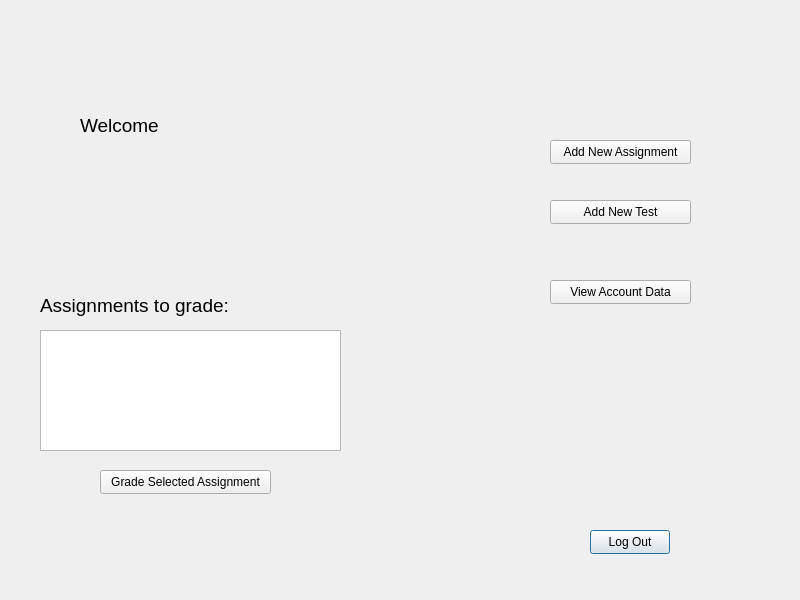
<?xml version="1.0" encoding="UTF-8"?>
<ui version="4.0">
 <class>professorMain</class>
 <widget class="QDialog" name="professorMain">
  <property name="geometry">
   <rect>
    <x>0</x>
    <y>0</y>
    <width>800</width>
    <height>600</height>
   </rect>
  </property>
  <property name="windowTitle">
   <string>Dialog</string>
  </property>
  <widget class="QStackedWidget" name="stackedWidget">
   <property name="geometry">
    <rect>
     <x>0</x>
     <y>0</y>
     <width>801</width>
     <height>621</height>
    </rect>
   </property>
   <property name="contextMenuPolicy">
    <enum>Qt::ContextMenuPolicy::DefaultContextMenu</enum>
   </property>
   <property name="toolTip">
    <string/>
   </property>
   <property name="currentIndex">
    <number>0</number>
   </property>
   <widget class="QWidget" name="professorMainPage">
    <widget class="QPushButton" name="PMLogOutButton">
     <property name="geometry">
      <rect>
       <x>590</x>
       <y>530</y>
       <width>80</width>
       <height>24</height>
      </rect>
     </property>
     <property name="text">
      <string>Log Out</string>
     </property>
    </widget>
    <widget class="QLabel" name="PMNameLabel">
     <property name="geometry">
      <rect>
       <x>180</x>
       <y>110</y>
       <width>161</width>
       <height>31</height>
      </rect>
     </property>
     <property name="font">
      <font>
       <pointsize>14</pointsize>
      </font>
     </property>
     <property name="text">
      <string/>
     </property>
    </widget>
    <widget class="QLabel" name="PMWelcomeLabel">
     <property name="geometry">
      <rect>
       <x>80</x>
       <y>110</y>
       <width>101</width>
       <height>31</height>
      </rect>
     </property>
     <property name="font">
      <font>
       <pointsize>14</pointsize>
      </font>
     </property>
     <property name="text">
      <string>Welcome </string>
     </property>
    </widget>
    <widget class="QPushButton" name="PMAddNewAssignmentButton">
     <property name="geometry">
      <rect>
       <x>550</x>
       <y>140</y>
       <width>141</width>
       <height>24</height>
      </rect>
     </property>
     <property name="text">
      <string>Add New Assignment</string>
     </property>
    </widget>
    <widget class="QPushButton" name="PMAddNewTestButton">
     <property name="geometry">
      <rect>
       <x>550</x>
       <y>200</y>
       <width>141</width>
       <height>24</height>
      </rect>
     </property>
     <property name="text">
      <string>Add New Test</string>
     </property>
    </widget>
    <widget class="QPushButton" name="PMGradeSelectedAssignmentButton">
     <property name="geometry">
      <rect>
       <x>100</x>
       <y>470</y>
       <width>171</width>
       <height>24</height>
      </rect>
     </property>
     <property name="text">
      <string>Grade Selected Assignment</string>
     </property>
    </widget>
    <widget class="QListWidget" name="PMAssignmentsToGradeList">
     <property name="geometry">
      <rect>
       <x>40</x>
       <y>330</y>
       <width>301</width>
       <height>121</height>
      </rect>
     </property>
    </widget>
    <widget class="QLabel" name="PMAssignmentsToGradeLabel">
     <property name="geometry">
      <rect>
       <x>40</x>
       <y>290</y>
       <width>221</width>
       <height>31</height>
      </rect>
     </property>
     <property name="font">
      <font>
       <pointsize>14</pointsize>
      </font>
     </property>
     <property name="text">
      <string>Assignments to grade:</string>
     </property>
    </widget>
    <widget class="QPushButton" name="PMViewAccountDataButton">
     <property name="geometry">
      <rect>
       <x>550</x>
       <y>280</y>
       <width>141</width>
       <height>24</height>
      </rect>
     </property>
     <property name="text">
      <string>View Account Data</string>
     </property>
    </widget>
   </widget>
   <widget class="QWidget" name="PMAccountDetailsPage">
    <widget class="QPushButton" name="PMChangeNameButton">
     <property name="geometry">
      <rect>
       <x>480</x>
       <y>160</y>
       <width>111</width>
       <height>41</height>
      </rect>
     </property>
     <property name="text">
      <string>Change Name</string>
     </property>
    </widget>
    <widget class="QPushButton" name="PMChangeSurnameButton">
     <property name="geometry">
      <rect>
       <x>600</x>
       <y>160</y>
       <width>111</width>
       <height>41</height>
      </rect>
     </property>
     <property name="text">
      <string>Change Surname</string>
     </property>
    </widget>
    <widget class="QPushButton" name="PMChangePasswordButton">
     <property name="geometry">
      <rect>
       <x>600</x>
       <y>110</y>
       <width>111</width>
       <height>41</height>
      </rect>
     </property>
     <property name="text">
      <string>Change Password</string>
     </property>
    </widget>
    <widget class="QPushButton" name="PMChangeEmailButton">
     <property name="geometry">
      <rect>
       <x>480</x>
       <y>110</y>
       <width>111</width>
       <height>41</height>
      </rect>
     </property>
     <property name="text">
      <string>Change Email</string>
     </property>
    </widget>
    <widget class="QPushButton" name="PMAccountDetailsBackButton">
     <property name="geometry">
      <rect>
       <x>570</x>
       <y>520</y>
       <width>80</width>
       <height>24</height>
      </rect>
     </property>
     <property name="text">
      <string>Back</string>
     </property>
    </widget>
    <widget class="QLabel" name="PMADSurnameLabel">
     <property name="geometry">
      <rect>
       <x>40</x>
       <y>250</y>
       <width>71</width>
       <height>16</height>
      </rect>
     </property>
     <property name="font">
      <font>
       <pointsize>12</pointsize>
      </font>
     </property>
     <property name="text">
      <string>Surname:</string>
     </property>
    </widget>
    <widget class="QLabel" name="PMADCurrentSciSpec">
     <property name="geometry">
      <rect>
       <x>220</x>
       <y>470</y>
       <width>231</width>
       <height>21</height>
      </rect>
     </property>
     <property name="font">
      <font>
       <pointsize>12</pointsize>
      </font>
     </property>
     <property name="text">
      <string/>
     </property>
    </widget>
    <widget class="QLabel" name="PMADCurrentEmail">
     <property name="geometry">
      <rect>
       <x>140</x>
       <y>350</y>
       <width>241</width>
       <height>21</height>
      </rect>
     </property>
     <property name="font">
      <font>
       <pointsize>12</pointsize>
      </font>
     </property>
     <property name="text">
      <string/>
     </property>
    </widget>
    <widget class="QLabel" name="PMADSciSpecLabel">
     <property name="geometry">
      <rect>
       <x>40</x>
       <y>470</y>
       <width>161</width>
       <height>21</height>
      </rect>
     </property>
     <property name="font">
      <font>
       <pointsize>12</pointsize>
      </font>
     </property>
     <property name="text">
      <string>Scientic Specialization:</string>
     </property>
    </widget>
    <widget class="QLabel" name="PMADCurrentPassword">
     <property name="geometry">
      <rect>
       <x>150</x>
       <y>390</y>
       <width>201</width>
       <height>16</height>
      </rect>
     </property>
     <property name="font">
      <font>
       <pointsize>12</pointsize>
      </font>
     </property>
     <property name="text">
      <string/>
     </property>
    </widget>
    <widget class="QLabel" name="PMADIDLabel">
     <property name="geometry">
      <rect>
       <x>40</x>
       <y>160</y>
       <width>49</width>
       <height>16</height>
      </rect>
     </property>
     <property name="font">
      <font>
       <pointsize>12</pointsize>
      </font>
     </property>
     <property name="text">
      <string>ID:</string>
     </property>
    </widget>
    <widget class="QLabel" name="PMADNameLabel">
     <property name="geometry">
      <rect>
       <x>40</x>
       <y>200</y>
       <width>49</width>
       <height>16</height>
      </rect>
     </property>
     <property name="font">
      <font>
       <pointsize>12</pointsize>
      </font>
     </property>
     <property name="text">
      <string>Name:</string>
     </property>
    </widget>
    <widget class="QLabel" name="PMADEmailLabel">
     <property name="geometry">
      <rect>
       <x>40</x>
       <y>350</y>
       <width>49</width>
       <height>16</height>
      </rect>
     </property>
     <property name="font">
      <font>
       <pointsize>12</pointsize>
      </font>
     </property>
     <property name="text">
      <string>Email:</string>
     </property>
    </widget>
    <widget class="QLabel" name="PMADCurrentName">
     <property name="geometry">
      <rect>
       <x>140</x>
       <y>200</y>
       <width>251</width>
       <height>21</height>
      </rect>
     </property>
     <property name="font">
      <font>
       <pointsize>12</pointsize>
      </font>
     </property>
     <property name="text">
      <string/>
     </property>
    </widget>
    <widget class="QLabel" name="PMADPasswordLabel">
     <property name="geometry">
      <rect>
       <x>40</x>
       <y>390</y>
       <width>71</width>
       <height>16</height>
      </rect>
     </property>
     <property name="font">
      <font>
       <pointsize>12</pointsize>
      </font>
     </property>
     <property name="text">
      <string>Password:</string>
     </property>
    </widget>
    <widget class="QLabel" name="PMADDateOfBirthLabel">
     <property name="geometry">
      <rect>
       <x>40</x>
       <y>300</y>
       <width>91</width>
       <height>16</height>
      </rect>
     </property>
     <property name="font">
      <font>
       <pointsize>12</pointsize>
      </font>
     </property>
     <property name="text">
      <string>Date of Birth:</string>
     </property>
    </widget>
    <widget class="QLabel" name="PMADCurrentSurname">
     <property name="geometry">
      <rect>
       <x>130</x>
       <y>250</y>
       <width>251</width>
       <height>21</height>
      </rect>
     </property>
     <property name="font">
      <font>
       <pointsize>12</pointsize>
      </font>
     </property>
     <property name="text">
      <string/>
     </property>
    </widget>
    <widget class="QLabel" name="PMADCurrentDateOfBirth">
     <property name="geometry">
      <rect>
       <x>170</x>
       <y>300</y>
       <width>221</width>
       <height>21</height>
      </rect>
     </property>
     <property name="font">
      <font>
       <pointsize>12</pointsize>
      </font>
     </property>
     <property name="text">
      <string/>
     </property>
    </widget>
    <widget class="QLabel" name="PMADCurrentID">
     <property name="geometry">
      <rect>
       <x>140</x>
       <y>160</y>
       <width>221</width>
       <height>21</height>
      </rect>
     </property>
     <property name="font">
      <font>
       <pointsize>12</pointsize>
      </font>
     </property>
     <property name="text">
      <string/>
     </property>
    </widget>
    <widget class="QLabel" name="PMADTitleLabel">
     <property name="geometry">
      <rect>
       <x>40</x>
       <y>430</y>
       <width>49</width>
       <height>16</height>
      </rect>
     </property>
     <property name="font">
      <font>
       <pointsize>12</pointsize>
      </font>
     </property>
     <property name="text">
      <string>Title:</string>
     </property>
    </widget>
    <widget class="QLabel" name="PMADCurrentTitle">
     <property name="geometry">
      <rect>
       <x>150</x>
       <y>430</y>
       <width>211</width>
       <height>16</height>
      </rect>
     </property>
     <property name="font">
      <font>
       <pointsize>12</pointsize>
      </font>
     </property>
     <property name="text">
      <string/>
     </property>
    </widget>
   </widget>
   <widget class="QWidget" name="addTestPage">
    <widget class="QLabel" name="ATLabel">
     <property name="geometry">
      <rect>
       <x>260</x>
       <y>50</y>
       <width>241</width>
       <height>51</height>
      </rect>
     </property>
     <property name="baseSize">
      <size>
       <width>0</width>
       <height>0</height>
      </size>
     </property>
     <property name="font">
      <font>
       <pointsize>28</pointsize>
      </font>
     </property>
     <property name="text">
      <string>Add New Test</string>
     </property>
    </widget>
    <widget class="QLabel" name="ATTitleLabel">
     <property name="geometry">
      <rect>
       <x>50</x>
       <y>120</y>
       <width>51</width>
       <height>31</height>
      </rect>
     </property>
     <property name="font">
      <font>
       <pointsize>14</pointsize>
      </font>
     </property>
     <property name="text">
      <string>Title:</string>
     </property>
    </widget>
    <widget class="QLabel" name="ATEndDateLabel">
     <property name="geometry">
      <rect>
       <x>440</x>
       <y>240</y>
       <width>81</width>
       <height>31</height>
      </rect>
     </property>
     <property name="font">
      <font>
       <pointsize>14</pointsize>
      </font>
     </property>
     <property name="text">
      <string>End Date:</string>
     </property>
    </widget>
    <widget class="QLineEdit" name="ATTitleInput">
     <property name="geometry">
      <rect>
       <x>190</x>
       <y>130</y>
       <width>491</width>
       <height>24</height>
      </rect>
     </property>
    </widget>
    <widget class="QDateEdit" name="ATEndDateDateEdit">
     <property name="geometry">
      <rect>
       <x>570</x>
       <y>240</y>
       <width>101</width>
       <height>25</height>
      </rect>
     </property>
     <property name="displayFormat">
      <string>dd-MM-yyyy</string>
     </property>
    </widget>
    <widget class="QLabel" name="ATBeginDateLabel">
     <property name="geometry">
      <rect>
       <x>440</x>
       <y>190</y>
       <width>101</width>
       <height>31</height>
      </rect>
     </property>
     <property name="font">
      <font>
       <pointsize>14</pointsize>
      </font>
     </property>
     <property name="text">
      <string>Begin Date:</string>
     </property>
    </widget>
    <widget class="QDateEdit" name="ATBeginDateDateEdit">
     <property name="geometry">
      <rect>
       <x>570</x>
       <y>190</y>
       <width>101</width>
       <height>25</height>
      </rect>
     </property>
     <property name="displayFormat">
      <string>dd-MM-yyyy</string>
     </property>
    </widget>
    <widget class="QLabel" name="ATCourceCodeLabel">
     <property name="geometry">
      <rect>
       <x>40</x>
       <y>190</y>
       <width>121</width>
       <height>31</height>
      </rect>
     </property>
     <property name="font">
      <font>
       <pointsize>14</pointsize>
      </font>
     </property>
     <property name="text">
      <string>Cource Code:</string>
     </property>
    </widget>
    <widget class="QLabel" name="ATQuestionsLabel">
     <property name="geometry">
      <rect>
       <x>40</x>
       <y>300</y>
       <width>111</width>
       <height>31</height>
      </rect>
     </property>
     <property name="font">
      <font>
       <pointsize>14</pointsize>
      </font>
     </property>
     <property name="text">
      <string>Questions:</string>
     </property>
    </widget>
    <widget class="QPushButton" name="ATAddQuestionsButton">
     <property name="geometry">
      <rect>
       <x>320</x>
       <y>500</y>
       <width>111</width>
       <height>31</height>
      </rect>
     </property>
     <property name="text">
      <string>Add Questions</string>
     </property>
    </widget>
    <widget class="QPushButton" name="ATAddTestButton">
     <property name="geometry">
      <rect>
       <x>90</x>
       <y>500</y>
       <width>101</width>
       <height>31</height>
      </rect>
     </property>
     <property name="text">
      <string>Add Test</string>
     </property>
    </widget>
    <widget class="QPushButton" name="ATCancelButton">
     <property name="geometry">
      <rect>
       <x>580</x>
       <y>500</y>
       <width>101</width>
       <height>31</height>
      </rect>
     </property>
     <property name="text">
      <string>Cancel</string>
     </property>
    </widget>
    <widget class="QListWidget" name="ATQuestionsList">
     <property name="geometry">
      <rect>
       <x>190</x>
       <y>300</y>
       <width>501</width>
       <height>151</height>
      </rect>
     </property>
    </widget>
    <widget class="QComboBox" name="ATCourceCodeCombo">
     <property name="geometry">
      <rect>
       <x>170</x>
       <y>200</y>
       <width>231</width>
       <height>24</height>
      </rect>
     </property>
     <item>
      <property name="text">
       <string>Aviation and Astronautics [AvAs]</string>
      </property>
     </item>
     <item>
      <property name="text">
       <string>Chemical Engineering and Technology [ChET]</string>
      </property>
     </item>
     <item>
      <property name="text">
       <string>Chemical Technology [ChTe]</string>
      </property>
     </item>
     <item>
      <property name="text">
       <string>Civil Engineering [CiEn]</string>
      </property>
     </item>
     <item>
      <property name="text">
       <string>Computer Engineering [CoEn]</string>
      </property>
     </item>
     <item>
      <property name="text">
       <string>Electrical Engineering [ElEn]</string>
      </property>
     </item>
     <item>
      <property name="text">
       <string>Finance and Accounting [FiAc]</string>
      </property>
     </item>
     <item>
      <property name="text">
       <string>Logistics [Logi]</string>
      </property>
     </item>
     <item>
      <property name="text">
       <string>Modern Management [MoMa]</string>
      </property>
     </item>
    </widget>
   </widget>
   <widget class="QWidget" name="ATAddQuestionsPage">
    <widget class="QLabel" name="ATAQLabel">
     <property name="geometry">
      <rect>
       <x>220</x>
       <y>50</y>
       <width>341</width>
       <height>51</height>
      </rect>
     </property>
     <property name="baseSize">
      <size>
       <width>0</width>
       <height>0</height>
      </size>
     </property>
     <property name="font">
      <font>
       <pointsize>28</pointsize>
      </font>
     </property>
     <property name="text">
      <string>Add New Questions</string>
     </property>
    </widget>
    <widget class="QLabel" name="ATAQNumberOfQuestionsLabel">
     <property name="geometry">
      <rect>
       <x>40</x>
       <y>160</y>
       <width>191</width>
       <height>31</height>
      </rect>
     </property>
     <property name="font">
      <font>
       <pointsize>14</pointsize>
      </font>
     </property>
     <property name="text">
      <string>Number of Questions:</string>
     </property>
    </widget>
    <widget class="QSpinBox" name="ATAQNumberOfQuestionsSpinBox">
     <property name="geometry">
      <rect>
       <x>260</x>
       <y>160</y>
       <width>81</width>
       <height>31</height>
      </rect>
     </property>
    </widget>
    <widget class="QPushButton" name="ATAQAddQuestionsButton">
     <property name="geometry">
      <rect>
       <x>70</x>
       <y>480</y>
       <width>111</width>
       <height>31</height>
      </rect>
     </property>
     <property name="text">
      <string>Add Questions</string>
     </property>
    </widget>
    <widget class="QListWidget" name="ATAQQuestionsList">
     <property name="geometry">
      <rect>
       <x>240</x>
       <y>240</y>
       <width>491</width>
       <height>192</height>
      </rect>
     </property>
    </widget>
    <widget class="QPushButton" name="ATAQConfirmQuestionsButton">
     <property name="geometry">
      <rect>
       <x>310</x>
       <y>480</y>
       <width>121</width>
       <height>31</height>
      </rect>
     </property>
     <property name="text">
      <string>Confirm Questions</string>
     </property>
    </widget>
    <widget class="QPushButton" name="ATAQCancelButton">
     <property name="geometry">
      <rect>
       <x>590</x>
       <y>480</y>
       <width>101</width>
       <height>31</height>
      </rect>
     </property>
     <property name="text">
      <string>Cancel</string>
     </property>
    </widget>
    <widget class="QLabel" name="ATAQQuestionsLabel">
     <property name="geometry">
      <rect>
       <x>40</x>
       <y>230</y>
       <width>101</width>
       <height>31</height>
      </rect>
     </property>
     <property name="font">
      <font>
       <pointsize>14</pointsize>
      </font>
     </property>
     <property name="text">
      <string>Questions:</string>
     </property>
    </widget>
   </widget>
   <widget class="QWidget" name="addAssignmentPage">
    <widget class="QLabel" name="AALabel">
     <property name="geometry">
      <rect>
       <x>220</x>
       <y>50</y>
       <width>361</width>
       <height>51</height>
      </rect>
     </property>
     <property name="baseSize">
      <size>
       <width>0</width>
       <height>0</height>
      </size>
     </property>
     <property name="font">
      <font>
       <pointsize>28</pointsize>
      </font>
     </property>
     <property name="text">
      <string>Add New Assignment</string>
     </property>
    </widget>
    <widget class="QLabel" name="AATitleLabel">
     <property name="geometry">
      <rect>
       <x>40</x>
       <y>140</y>
       <width>51</width>
       <height>31</height>
      </rect>
     </property>
     <property name="font">
      <font>
       <pointsize>14</pointsize>
      </font>
     </property>
     <property name="text">
      <string>Title:</string>
     </property>
    </widget>
    <widget class="QLabel" name="AADescriptionLabel">
     <property name="geometry">
      <rect>
       <x>40</x>
       <y>210</y>
       <width>111</width>
       <height>31</height>
      </rect>
     </property>
     <property name="font">
      <font>
       <pointsize>14</pointsize>
      </font>
     </property>
     <property name="text">
      <string>Description:</string>
     </property>
    </widget>
    <widget class="QLabel" name="AABeginDateLabel">
     <property name="geometry">
      <rect>
       <x>40</x>
       <y>370</y>
       <width>101</width>
       <height>31</height>
      </rect>
     </property>
     <property name="font">
      <font>
       <pointsize>14</pointsize>
      </font>
     </property>
     <property name="text">
      <string>Begin Date:</string>
     </property>
    </widget>
    <widget class="QLabel" name="AAEndDateLabel">
     <property name="geometry">
      <rect>
       <x>40</x>
       <y>420</y>
       <width>81</width>
       <height>31</height>
      </rect>
     </property>
     <property name="font">
      <font>
       <pointsize>14</pointsize>
      </font>
     </property>
     <property name="text">
      <string>End Date:</string>
     </property>
    </widget>
    <widget class="QDateEdit" name="AABeginDateDateEdit">
     <property name="geometry">
      <rect>
       <x>180</x>
       <y>380</y>
       <width>171</width>
       <height>25</height>
      </rect>
     </property>
     <property name="displayFormat">
      <string>dd-MM-yyyy</string>
     </property>
    </widget>
    <widget class="QDateEdit" name="AAEndDateDateEdit">
     <property name="geometry">
      <rect>
       <x>180</x>
       <y>430</y>
       <width>161</width>
       <height>25</height>
      </rect>
     </property>
     <property name="displayFormat">
      <string>dd-MM-yyyy</string>
     </property>
    </widget>
    <widget class="QLineEdit" name="AATitleInput">
     <property name="geometry">
      <rect>
       <x>180</x>
       <y>150</y>
       <width>491</width>
       <height>24</height>
      </rect>
     </property>
    </widget>
    <widget class="QLineEdit" name="AADesctiptionInput">
     <property name="geometry">
      <rect>
       <x>170</x>
       <y>220</y>
       <width>511</width>
       <height>61</height>
      </rect>
     </property>
     <property name="alignment">
      <set>Qt::AlignmentFlag::AlignLeading|Qt::AlignmentFlag::AlignLeft|Qt::AlignmentFlag::AlignTop</set>
     </property>
    </widget>
    <widget class="QPushButton" name="AAAddButton">
     <property name="geometry">
      <rect>
       <x>180</x>
       <y>490</y>
       <width>121</width>
       <height>31</height>
      </rect>
     </property>
     <property name="text">
      <string>Add Assignment</string>
     </property>
    </widget>
    <widget class="QPushButton" name="AACancelButton">
     <property name="geometry">
      <rect>
       <x>490</x>
       <y>490</y>
       <width>101</width>
       <height>31</height>
      </rect>
     </property>
     <property name="text">
      <string>Cancel</string>
     </property>
    </widget>
    <widget class="QLabel" name="AACourceCodeLabel">
     <property name="geometry">
      <rect>
       <x>40</x>
       <y>300</y>
       <width>121</width>
       <height>31</height>
      </rect>
     </property>
     <property name="font">
      <font>
       <pointsize>14</pointsize>
      </font>
     </property>
     <property name="text">
      <string>Cource Code:</string>
     </property>
    </widget>
    <widget class="QComboBox" name="AACourceCodeCombo">
     <property name="geometry">
      <rect>
       <x>180</x>
       <y>310</y>
       <width>231</width>
       <height>24</height>
      </rect>
     </property>
     <item>
      <property name="text">
       <string>Aviation and Astronautics [AvAs]</string>
      </property>
     </item>
     <item>
      <property name="text">
       <string>Chemical Engineering and Technology [ChET]</string>
      </property>
     </item>
     <item>
      <property name="text">
       <string>Chemical Technology [ChTe]</string>
      </property>
     </item>
     <item>
      <property name="text">
       <string>Civil Engineering [CiEn]</string>
      </property>
     </item>
     <item>
      <property name="text">
       <string>Computer Engineering [CoEn]</string>
      </property>
     </item>
     <item>
      <property name="text">
       <string>Electrical Engineering [ElEn]</string>
      </property>
     </item>
     <item>
      <property name="text">
       <string>Finance and Accounting [FiAc]</string>
      </property>
     </item>
     <item>
      <property name="text">
       <string>Logistics [Logi]</string>
      </property>
     </item>
     <item>
      <property name="text">
       <string>Modern Management [MoMa]</string>
      </property>
     </item>
    </widget>
   </widget>
   <widget class="QWidget" name="PMGTAPage">
    <widget class="QPushButton" name="PMGTACancelButton">
     <property name="geometry">
      <rect>
       <x>540</x>
       <y>520</y>
       <width>80</width>
       <height>24</height>
      </rect>
     </property>
     <property name="text">
      <string>Cancel</string>
     </property>
    </widget>
    <widget class="QLabel" name="PMGTALabel">
     <property name="geometry">
      <rect>
       <x>260</x>
       <y>60</y>
       <width>211</width>
       <height>21</height>
      </rect>
     </property>
     <property name="font">
      <font>
       <pointsize>12</pointsize>
      </font>
     </property>
     <property name="text">
      <string>Grade The Assignment</string>
     </property>
    </widget>
    <widget class="QLabel" name="PMGTASenderLabel">
     <property name="geometry">
      <rect>
       <x>40</x>
       <y>150</y>
       <width>71</width>
       <height>16</height>
      </rect>
     </property>
     <property name="font">
      <font>
       <pointsize>12</pointsize>
      </font>
     </property>
     <property name="text">
      <string>Sender:</string>
     </property>
    </widget>
    <widget class="QLabel" name="PMGTASenderDataLabel">
     <property name="geometry">
      <rect>
       <x>120</x>
       <y>150</y>
       <width>311</width>
       <height>21</height>
      </rect>
     </property>
     <property name="font">
      <font>
       <pointsize>12</pointsize>
      </font>
     </property>
     <property name="text">
      <string/>
     </property>
    </widget>
    <widget class="QLabel" name="PMGTATitleLabel">
     <property name="geometry">
      <rect>
       <x>30</x>
       <y>210</y>
       <width>151</width>
       <height>21</height>
      </rect>
     </property>
     <property name="font">
      <font>
       <pointsize>12</pointsize>
      </font>
     </property>
     <property name="text">
      <string>Title of Assignment:</string>
     </property>
    </widget>
    <widget class="QListWidget" name="PMGTAListOfFiles">
     <property name="geometry">
      <rect>
       <x>60</x>
       <y>340</y>
       <width>256</width>
       <height>141</height>
      </rect>
     </property>
    </widget>
    <widget class="QLabel" name="PMGTAListOfFilesLabel">
     <property name="geometry">
      <rect>
       <x>30</x>
       <y>290</y>
       <width>131</width>
       <height>16</height>
      </rect>
     </property>
     <property name="font">
      <font>
       <pointsize>12</pointsize>
      </font>
     </property>
     <property name="text">
      <string>List of Files Sent:</string>
     </property>
    </widget>
    <widget class="QPushButton" name="PMGTAViewSelectedFileButton">
     <property name="geometry">
      <rect>
       <x>120</x>
       <y>500</y>
       <width>131</width>
       <height>24</height>
      </rect>
     </property>
     <property name="text">
      <string>View Selected File</string>
     </property>
    </widget>
    <widget class="QPushButton" name="PMGTAGradeTheAssignmentButton">
     <property name="geometry">
      <rect>
       <x>540</x>
       <y>370</y>
       <width>141</width>
       <height>24</height>
      </rect>
     </property>
     <property name="text">
      <string>Grade The Assignment</string>
     </property>
    </widget>
    <widget class="QLabel" name="PMGTATitleDataLabel">
     <property name="geometry">
      <rect>
       <x>180</x>
       <y>210</y>
       <width>291</width>
       <height>21</height>
      </rect>
     </property>
     <property name="text">
      <string/>
     </property>
    </widget>
    <widget class="QComboBox" name="PMGTAGradeCombo">
     <property name="geometry">
      <rect>
       <x>490</x>
       <y>140</y>
       <width>101</width>
       <height>31</height>
      </rect>
     </property>
     <item>
      <property name="text">
       <string>2.0</string>
      </property>
     </item>
     <item>
      <property name="text">
       <string>3.0</string>
      </property>
     </item>
     <item>
      <property name="text">
       <string>3.5</string>
      </property>
     </item>
     <item>
      <property name="text">
       <string>4.0</string>
      </property>
     </item>
     <item>
      <property name="text">
       <string>4.5</string>
      </property>
     </item>
     <item>
      <property name="text">
       <string>5.0</string>
      </property>
     </item>
    </widget>
    <widget class="QLineEdit" name="PMGTAFeedbackComment">
     <property name="geometry">
      <rect>
       <x>490</x>
       <y>190</y>
       <width>241</width>
       <height>161</height>
      </rect>
     </property>
     <property name="alignment">
      <set>Qt::AlignmentFlag::AlignLeading|Qt::AlignmentFlag::AlignLeft|Qt::AlignmentFlag::AlignTop</set>
     </property>
    </widget>
   </widget>
   <widget class="QWidget" name="PMGTAViewFilePage">
    <widget class="QPlainTextEdit" name="plainTextEdit">
     <property name="geometry">
      <rect>
       <x>80</x>
       <y>80</y>
       <width>591</width>
       <height>411</height>
      </rect>
     </property>
    </widget>
    <widget class="QPushButton" name="PMGTAVTFBackButton">
     <property name="geometry">
      <rect>
       <x>550</x>
       <y>540</y>
       <width>80</width>
       <height>24</height>
      </rect>
     </property>
     <property name="text">
      <string>Back</string>
     </property>
    </widget>
   </widget>
  </widget>
 </widget>
 <resources/>
 <connections/>
</ui>
